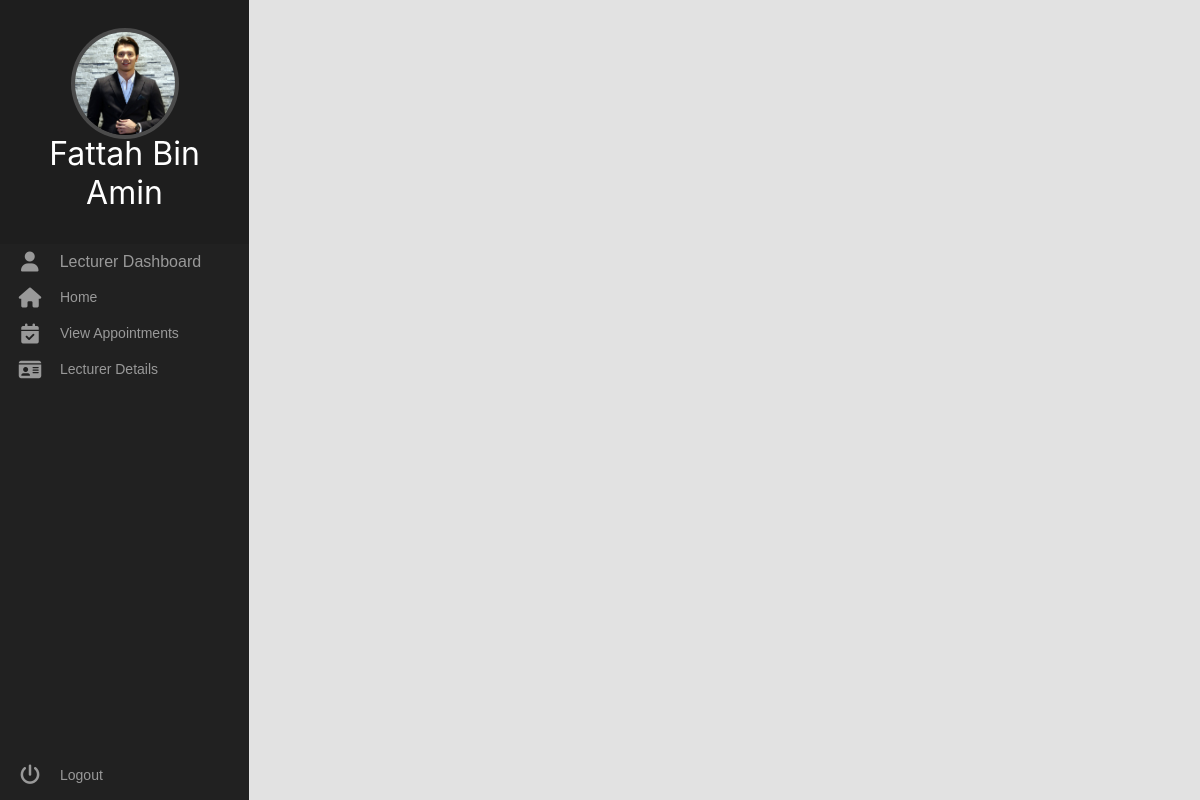
Screenshot of /lecturer/dashboard.php (signed in) with the database file from the repository.
### tables this page shows
CREATE TABLE `lecturer` (
  `id` int(11) NOT NULL,
  `name` varchar(25) NOT NULL,
  `email` varchar(25) NOT NULL,
  `password` varchar(8) NOT NULL,
  `profile` varchar(25) NOT NULL,
  `subject1` varchar(60) NOT NULL,
  `subject2` varchar(60) NOT NULL,
  `phone` varchar(12) NOT NULL,
  `role` varchar(10) NOT NULL
);

### lecturer/dashboard.php (the view, shortened to what this page needs)
<html>
<head>
  <link rel="stylesheet" href="../CSS/bootstrap.min.css" />
  <link rel="stylesheet" href="../CSS/dashboard.css" />
  <link rel="stylesheet" href="../CSS/style.css" />
</head>
<?php
include_once("../config.php");
$result = mysqli_query($mysqli, "SELECT * FROM lecturer WHERE id= '".$_SESSION['id']."'");
while ($row = mysqli_fetch_array($result)) {
    $name = $row['name'];
    $profile = $row['profile'];
}
?>
  <body>
    <div class="area">
    <nav class="main-menu">
    <header class="avatar">
		<img src="profile/<?php echo $profile ?>" alt="">
    <h2><?php echo $name?></h2>
    </header>
            <i class="fa fa-user fa-2x"></i>
            <span class="nav-text">Lecturer Dashboard </span>
        <li>
          <a href="home.php">
            <i class="fa fa-home fa-2x"></i>
            <span class="nav-text"> Home </span>
          </a>
        </li>
        <li class="has-subnav">
          <a href="listappointment.php">
            <i class="fa fa-calendar-check fa-2x"></i>
            <span class="nav-text"> View Appointments </span>
          </a>
        </li>
        <li class="has-subnav">
          <a href="detail.php">
            <i class="fa fa-id-card fa-2x"></i>
            <span class="nav-text"> Lecturer Details </span>
          </a>
</li>
      <ul class="logout">
        <li>
          <a href="../index.html">
            <i class="fa fa-power-off fa-2x"></i>
            <span class="nav-text"> Logout </span>
          </a>
        </li>
      </ul>
    </nav>
  </body>
</html>

### CSS/dashboard.css (style rules this page uses)
body { background: #f8f8f8; }

### CSS/style.css (style rules this page uses)
.fa-2x { font-size: 2em; }
.fa { position: relative; display: table-cell; width: 60px; height: 36px; text-align: center; vertical-align: middle; font-size: 20px; color: #999; }
.main-menu { background: #212121; border-right: 1px solid #e5e5e5; position: absolute; top: 0; bottom: 0; height: 100%; left: 0; width: 250px; }
.main-menu > ul { margin: 7px 0; }
.main-menu li { position: relative; display: block; width: 250px; }
.main-menu li > a { position: relative; display: table; border-collapse: collapse; border-spacing: 0; color: #999; font-family: arial; font-size: 14px; text-decoration: none; }
.main-menu .nav-text { position: relative; display: table-cell; vertical-align: middle; width: 190px; font-family: "Titillium Web", sans-serif; color: #999; }
.main-menu > ul.logout { position: absolute; left: 0; bottom: 0; }
nav { -webkit-user-select: none; -moz-user-select: none; -ms-user-select: none; -o-user-select: none; user-select: none; }
nav ul, nav li { outline: 0; margin: 0; padding: 0; }
.area { float: left; background: #e2e2e2; width: 100%; height: 100%; }
.avatar { background: rgba(0, 0, 0, 0.1); padding: 2em 0.5em; text-align: center; }
img { width: 100px; border-radius: 50%; box-shadow: 0 0 0 4px rgba(255, 255, 255, 0.2); }
h2 { font-weight: normal; margin-bottom: 0; color: #fff; }

### rows the page displays
lecturer: profile (picture), name "Fattah Bin Amin"
